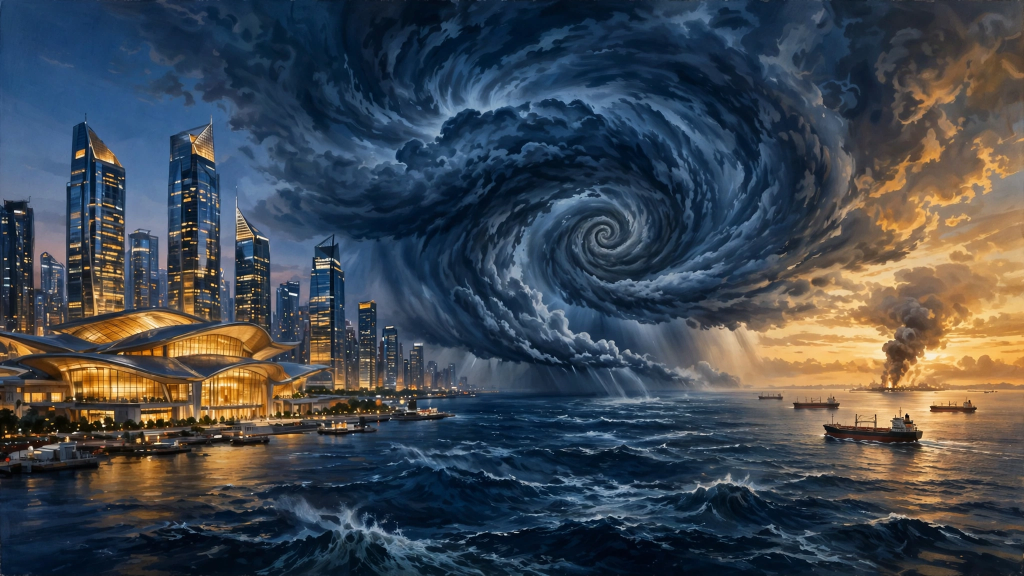
#> input picture assets/media-generation-news-hero-20261118-0-ffdb19c3-a3a7-40b3-8086-70049624236f.png, 2048 x 1152 px (shown at 1/2 size)
$ python compose_poster.py
#> lines starting #> are read from the running program, lines starting #| are printed output that depends on the picture
#!/usr/bin/env python3
"""Compose the 18 November 2026 world-news poster (1024x1024).

Own work: headlines researched from Reuters / AP / Al Jazeera / MetService
briefings of 18 Nov 2026; hero illustration generated for this entry;
layout and typography composed here with PIL. No copied news photos.
"""
import os
from PIL import Image, ImageDraw, ImageFont

HERE = os.path.dirname(os.path.abspath(__file__))
FONTS = "/home/hatch/workspace/fonts"
HERO = os.path.join(
    HERE, "assets",
    "media-generation-news-hero-20261118-0-ffdb19c3-a3a7-40b3-8086-70049624236f.png",
)

W, H = 1024, 1024
NAVY = (13, 27, 46)
NAVY2 = (18, 38, 62)
GOLD = (212, 160, 60)
PAPER = (247, 243, 234)
INK = (18, 24, 33)
MUTED = (90, 96, 104)
RULE = (200, 192, 172)
WHITE = (255, 255, 255)

TAG_COLORS = {
    "GULF": (168, 42, 42),
    "APEC": (24, 96, 74),
    "USA": (30, 90, 140),
    "EUROPE": (110, 60, 130),
    "PACIFIC": (58, 74, 140),
    "QUAKE": (176, 92, 12),
}


def font(name, size):
    return ImageFont.truetype(os.path.join(FONTS, name), size)


F_MAST = font("PlusJakartaSans-Bold.ttf", 58)
F_DATE = font("PlusJakartaSans-SemiBold.ttf", 30)
F_TAG = font("PlusJakartaSans-Bold.ttf", 21)
F_HEAD = font("PlusJakartaSans-Bold.ttf", 27)
F_BODY = font("PlusJakartaSans-Regular.ttf", 19)
F_FOOT = font("PlusJakartaSans-Regular.ttf", 17)

STORIES = [
    ("GULF", "Iran hits US bases in Kuwait\nand Bahrain",
     "US jets hit a missile site on Qeshm Island; Iran fired drones at "
     "US radar sites in Kuwait and Bahrain.",
     "Reuters"),
    ("APEC", "Xi opens APEC in Shenzhen,\ndefends free trade",
     "Xi pledges tariff cuts and market opening; Putin denounces "
     "sanctions. Trio meets Thursday.",
     "Reuters"),
    ("USA", "Peltola flips Alaska;\nDemocrats take 56 seats",
     "First Democrat to win an Alaska Senate race since 2008, and the "
     "first Alaska Native in the Senate.",
     "AP / Reuters"),
    ("EUROPE", "Freezer hacks spread to\n11 countries; blood banks hit",
     "The EU promises a collective response as hackers hit stores in "
     "Germany, Romania and the UK.",
     "Al Jazeera"),
    ("PACIFIC", "Category 5 Cyclone Xavier\nbears down on Cook Islands",
     "Winds of 220 km/h near Pukapuka and Nassau; gale warnings in "
     "force as shelters open.",
     "MetService / RNZ"),
    ("QUAKE", "Magnitude 6.0 quake\nstrikes Papua New Guinea",
     "The shallow quake, 10 km deep, struck on Wednesday, German "
     "researchers say.",
     "Reuters / GFZ"),
]


def wrap(draw, text, fnt, max_w):
    words = text.split()
    lines, cur = [], ""
    for w in words:
        trial = (cur + " " + w).strip()
        if draw.textlength(trial, font=fnt) <= max_w:
            cur = trial
        else:
            if cur:
                lines.append(cur)
            cur = w
    if cur:
        lines.append(cur)
    return lines


def build():
    img = Image.new("RGB", (W, H), PAPER)
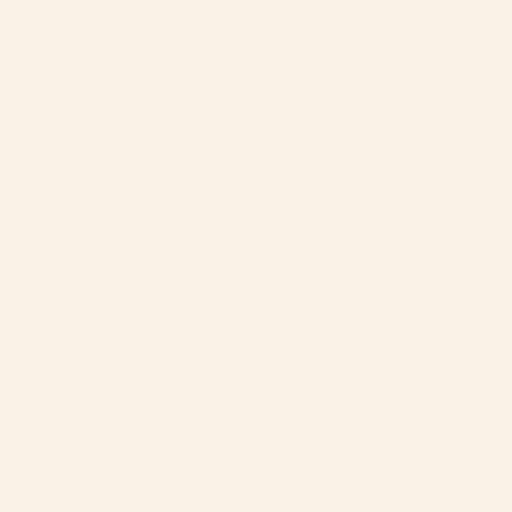
#> img: PIL image 1024x1024 RGB (shown at 1/2 size); mean R, G, B 247, 243, 234
    d = ImageDraw.Draw(img)

    # --- masthead ---
    d.rectangle([0, 0, W, 118], fill=NAVY)
    d.rectangle([0, 118, W, 122], fill=GOLD)
    d.text((48, 22), "THE WORLD IN ONE DAY", font=F_MAST, fill=WHITE)
    d.text((48, 84), "WEDNESDAY  \u00b7  18 NOVEMBER 2026", font=F_DATE, fill=GOLD)

    # --- hero illustration ---
    hero = Image.open(HERO).convert("RGB")
#> hero is the input picture: PIL image 2048x1152 RGB; mean R, G, B 64.6, 71.3, 79.1
    # cover-crop to 1024x300
    tw, th = 1024, 300
    scale = max(tw / hero.width, th / hero.height)
#> scale = 0.5
    hero = hero.resize((int(hero.width * scale) + 1, int(hero.height * scale) + 1),
                       Image.LANCZOS)
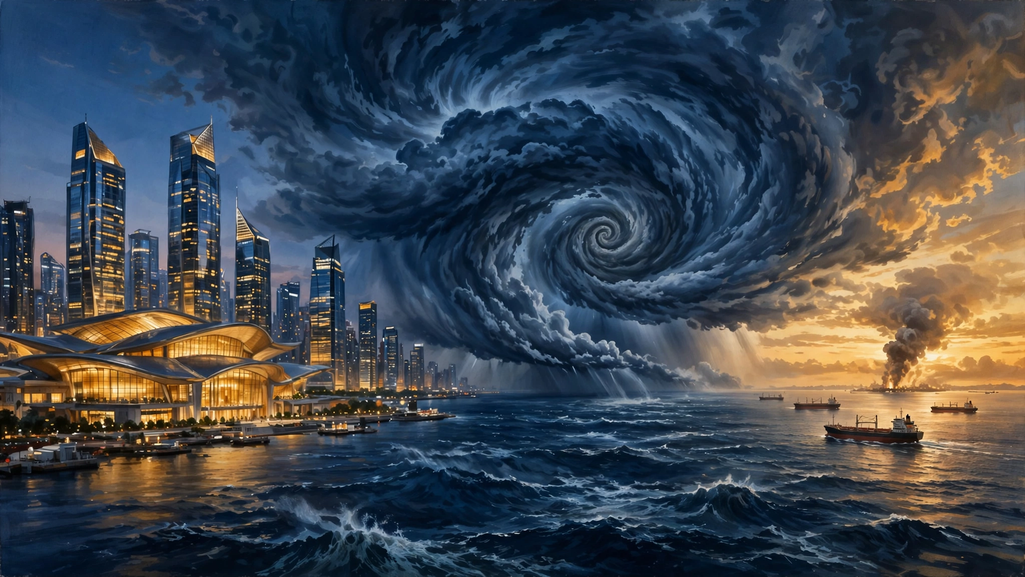
#> hero: PIL image 1025x577 RGB; mean R, G, B 64.6, 71.3, 79.1
    x0 = (hero.width - tw) // 2
#> x0 = 0
    y0 = (hero.height - th) // 2
#> y0 = 138
    hero = hero.crop((x0, y0, x0 + tw, y0 + th))
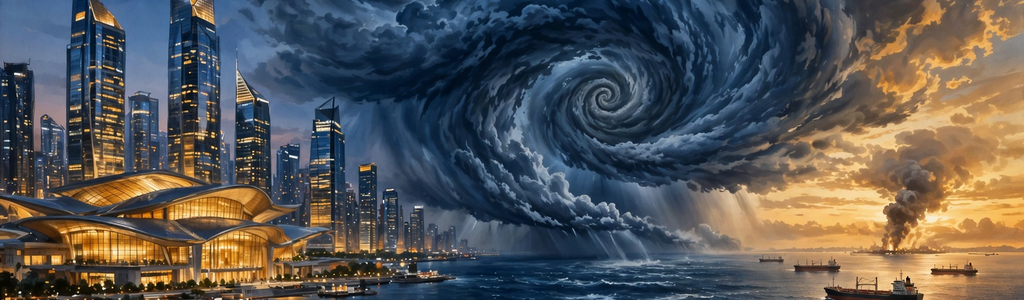
#> hero: PIL image 1024x300 RGB; mean R, G, B 88.3, 87, 86.1
    img.paste(hero, (0, 122))
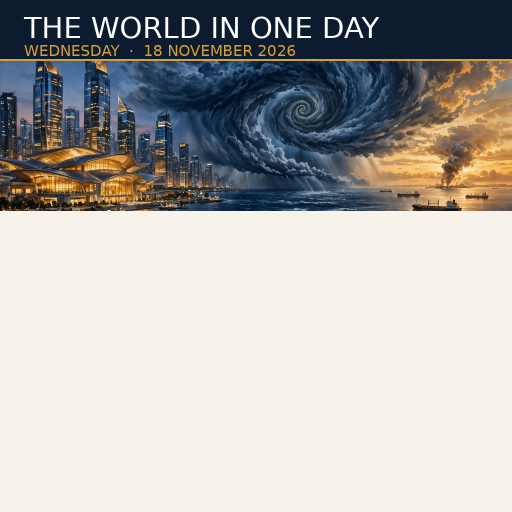
#> img: PIL image 1024x1024 RGB (shown at 1/2 size); mean R, G, B 176.1, 174.4, 170.1
    d.rectangle([0, 422, W, 426], fill=GOLD)

    # --- story grid: 2 cols x 3 rows ---
    gx, gy = 48, 448
    cw, ch = 448, 168
    gapx, gapy = 32, 10
    for i, (tag, head, body, src) in enumerate(STORIES):
        col, row = i % 2, i // 2
        x = gx + col * (cw + gapx)
        y = gy + row * (ch + gapy)
        color = TAG_COLORS[tag]
        d.text((x, y), tag, font=F_TAG, fill=color)
        d.line([(x, y + 30), (x + 64, y + 30)], fill=color, width=3)
        yy = y + 42
        for line in head.split("\n"):
            d.text((x, yy), line, font=F_HEAD, fill=INK)
            yy += 32
        for line in wrap(d, body, F_BODY, cw):
            d.text((x, yy), line, font=F_BODY, fill=MUTED)
            yy += 24
        d.text((x, yy + 2), "Source: " + src, font=F_FOOT, fill=(140, 130, 110))
        if col == 0:
            d.line([(x + cw + 16, y + 4), (x + cw + 16, y + ch - 8)], fill=RULE, width=1)

    # --- footer ---
    d.line([(48, 994), (976, 994)], fill=RULE, width=1)
    d.text((48, 1001), "Six stories that defined the day  \u00b7  Headlines as reported 18 Nov 2026",
           font=F_FOOT, fill=MUTED)

    out = os.path.join(HERE, "entry.png")
    img.save(out, "PNG", optimize=True)
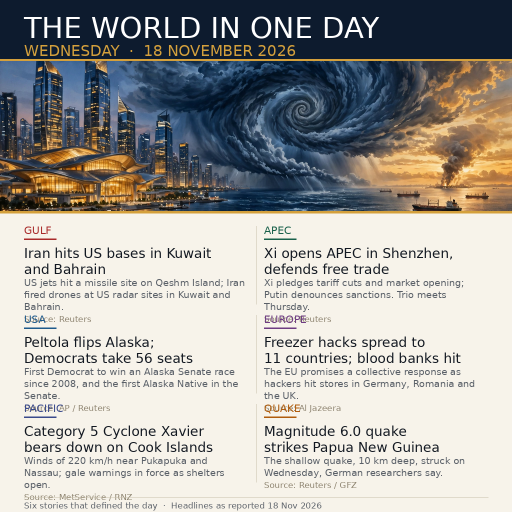
#> saved as entry.png: PIL image 1024x1024 RGB (shown at 1/2 size); mean R, G, B 167.4, 165.8, 161.8
    return out


if __name__ == "__main__":
    path = build()
    im = Image.open(path)
    print(path, im.size, os.path.getsize(path), "bytes")
#| entry.png (1024, 1024) 646721 bytes
